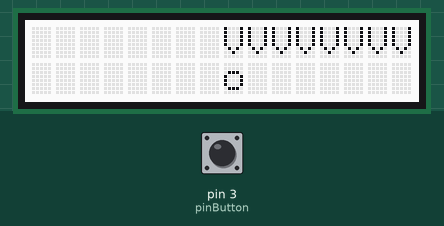
A sketch run on a simulated Arduino Uno, built with avr-gcc and run on an emulated ATmega328P. Parts: 16×2 character LCD. The inputs (shaded band) are chosen by the test bench; at power-on: pin 3 (pinButton) LOW. Random numbers use the default seed unless the sketch sets one.

Above: at 1.2 s.
1.3 s: pin 3 (pinButton) pulled HIGH for 0.15 s
At 2.9 s:
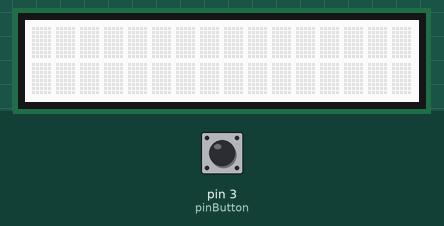
3.1 s: pin 3 (pinButton) pulled HIGH for 3.2 s
At 4.56 s:
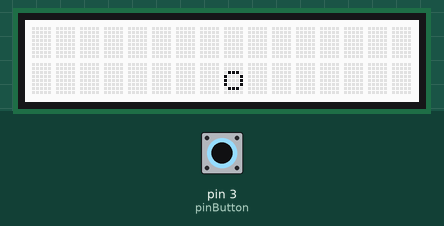
7.8 s: pin 3 (pinButton) pulled HIGH for 1 s
At 11.6 s:
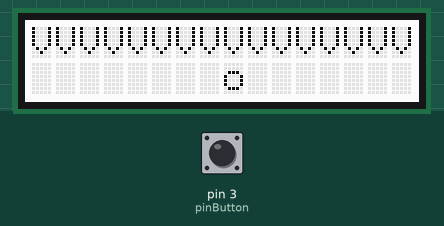
11.8 s: pin 3 (pinButton) pulled HIGH for 0.15 s
At 11.89 s:
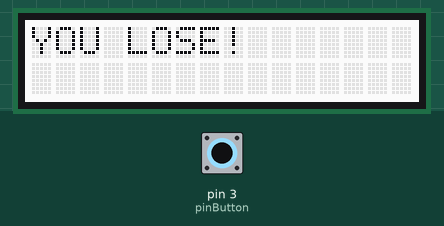
14.9 s: pin 3 (pinButton) pulled HIGH for 0.15 s
At 15.1 s:
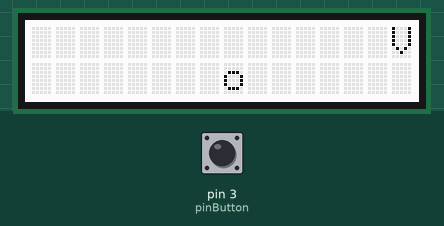
18.0 s: pin 3 (pinButton) pulled HIGH for 1 s
At 21.39 s:
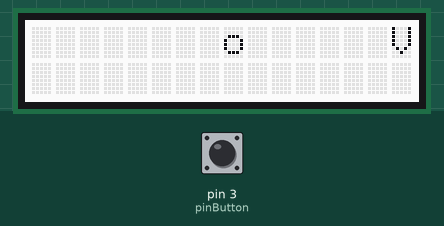

Measured:
- after the input at 11.8 s, the display: changes after 0.05 s (image 4)

The sketch:

FlappyArduino.ino
```cpp
/*
 * File: FlappyArduino.ino
 * -----------------------
 * Author: JT Cho
 * [jonathan.t.cho@gmail.com | joncho@seas.upenn.edu]
 *
 * A minimalistic "Flappy Bird" type game for
 * the Arduino and a segmented display of 2x16 dimensions.
 * This was my first program that I made on an Arduino, using
 * the Intel Galileo.
 * I made this program in around an hour while taking a break from
 * my Fall 2014 PennApps hackathon project! :)
 */


#include <Wire.h>
#include "rgb_lcd.h"

rgb_lcd lcd; //I2C port

const int pinButton = 3; //D3 port
const int difficulty = 100;
//Number of cols in display
int maxX = 16;
//Player coords
int x = 0;
int y = 1;
//Obstacle strings
String obstacles[2] = {"                ", "                "};

/*
 * Sets up the program.
 */
void setup() {
  Serial.begin(9600);
  pinMode(pinButton, INPUT);
  lcd.begin(maxX, 2);
  randomSeed(analogRead(0));
}

/*
 * Generate the random obstacle strings,
 * with frequency of obstacles determined
 * by the difficulty.
 */
void updateObstacles() {
  //
  obstacles[0] = obstacles[0].substring(1);
  obstacles[1] = obstacles[1].substring(1);

  int topChance = random(0, 100);
  int bottomChance = random(0, 100);
  if (topChance < difficulty) {
    obstacles[0] += "V";
    obstacles[1] += " ";
  }
  else {
    obstacles[0] += " ";
    if (bottomChance < difficulty)
      obstacles[1] += "n";
    else
      obstacles[1] += " ";
  }
}

/*
 * Main program loop.
 * Runs the game.
 */
void loop() {
  lcd.clear();
  if(digitalRead(pinButton)) {
     y = !y;
  }

  if (x < maxX/2)
    x++;

  //Player dies.
  if (obstacles[y].charAt(x) != ' ') {
    lcd.clear();
    lcd.print("!YOU LOSE!");
    int x = 0;
    int y = 1;
    obstacles[0] = obstacles[1] = "                ";
    for (int i = 0; i < 30; i++) {
      lcd.scrollDisplayLeft();
      delay(100);
    }
  }
  //Tick the game.
  else {
    lcd.print(obstacles[0]);
    lcd.setCursor(0, 1);
    lcd.print(obstacles[1]);

    lcd.setCursor(x, y);
    lcd.print('o');
    updateObstacles();
    delay(100);
  }
}
```
